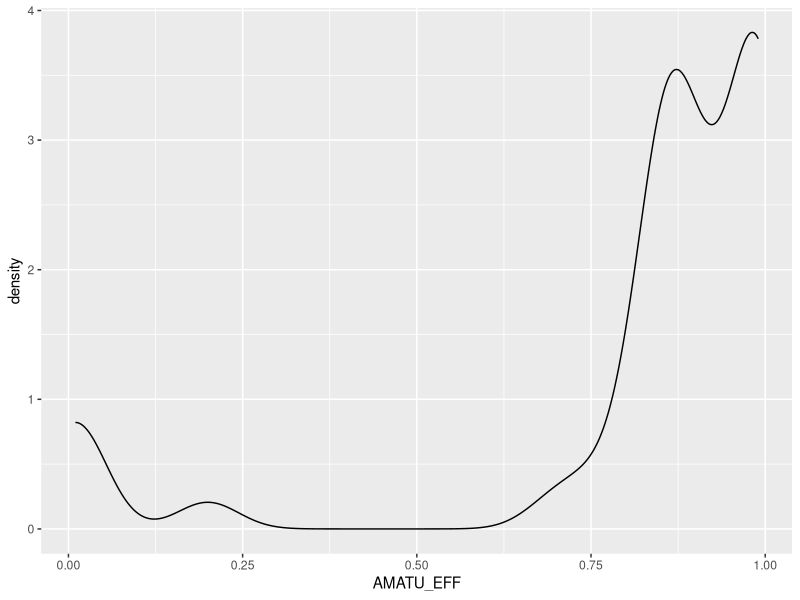
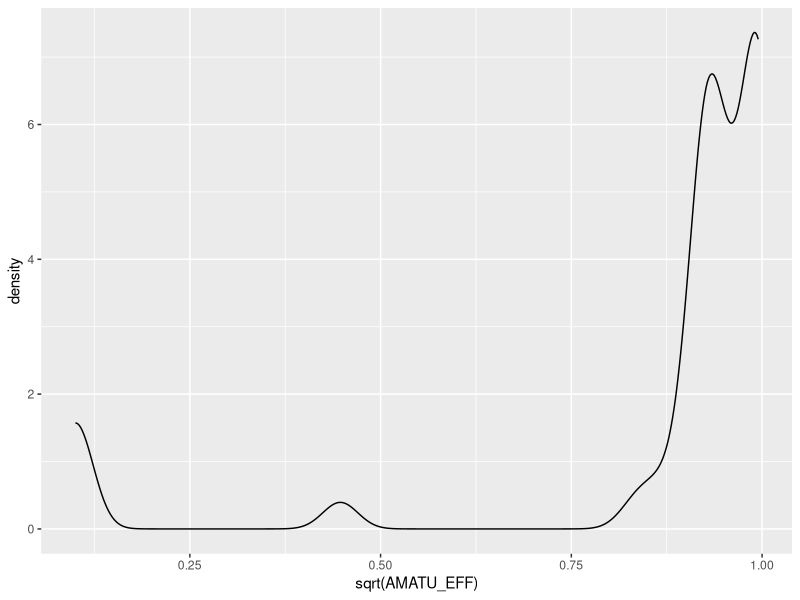
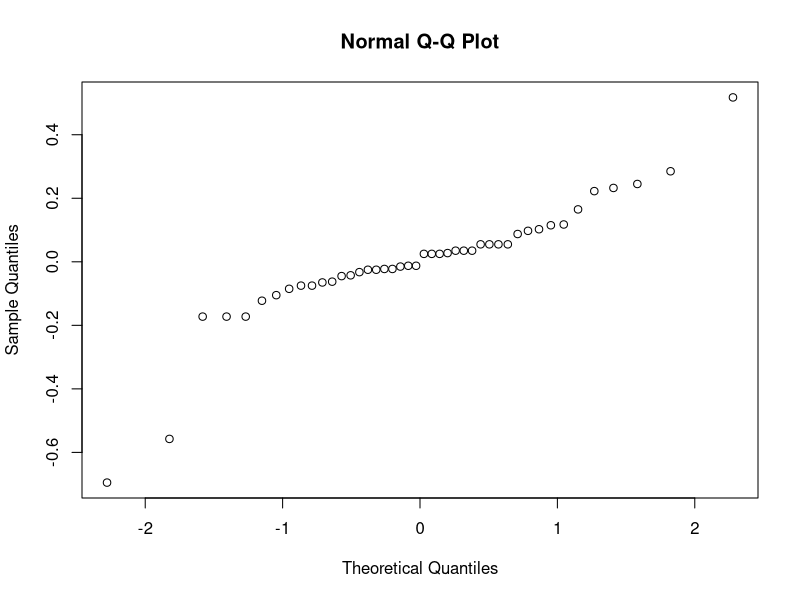
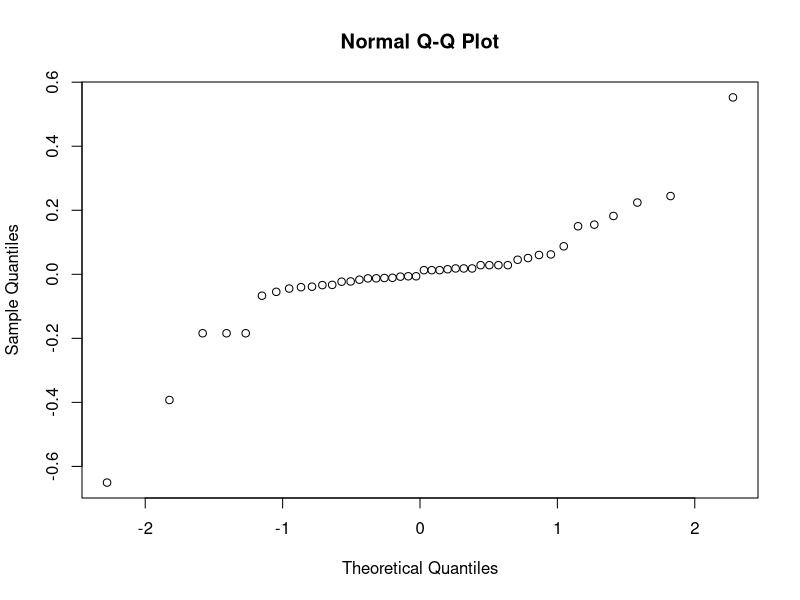
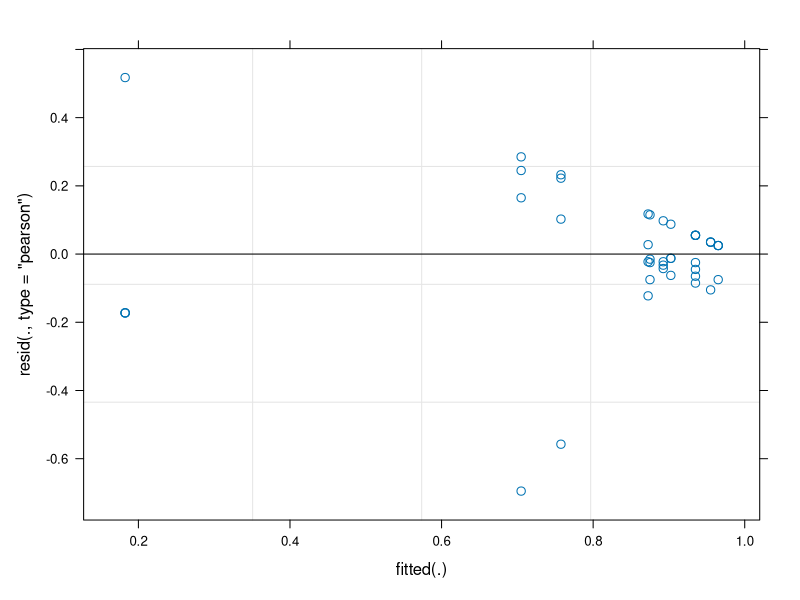
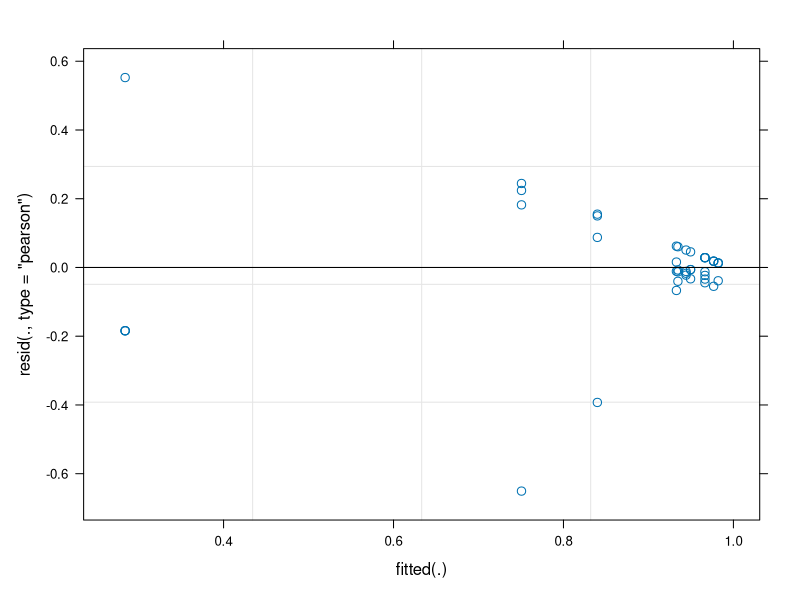

R code for these plots, in order: (Note: this script raises an error after producing the figures.)
## ---- chunk 1
library(car)
library(ggplot2)
library(emmeans)
library(lme4)
library(lmerTest)
library(tidyverse)
library(glmmTMB)
library(multcomp)
library(multcompView)
## ---- chunk 2
getwd()
data1= read.csv(file="ShawnoHerb.csv")
str(data1)
## ---- chunk 3
data1= data1 %>%
  mutate(Rep = as.factor(Rep),
         Treatment = as.factor(Treatment),
         AMATU_Count= (AMATU_1 + AMATU_2)*2,#converted to 1m^2
         AMATU_EFF= round(AMATU_EFF/100,2),
         AMATU_EFF= case_when(
           AMATU_EFF == 1.00 ~ 0.99,
           AMATU_EFF == 0.00 ~ 0.01,
           TRUE ~ AMATU_EFF),
         CHEAL_EFF= round(CHEAL_EFF/100,2),
         CHEAL_EFF= case_when(
           CHEAL_EFF == 1.00 ~ 0.99,
           CHEAL_EFF == 0.00 ~ 0.01,
           TRUE ~ CHEAL_EFF))

data2= data1 %>%
  filter(!Herb == "Nontreated")
## ---- chunk 4
ggplot(data2, aes(x= AMATU_EFF))+
  geom_density()

ggplot(data2, aes(x= sqrt(AMATU_EFF)))+
  geom_density()

AMATU_EFF.1= lmer(AMATU_EFF ~ Herb + (1|Rep), data= data2)
AMATU_EFF.2= lmer(sqrt(AMATU_EFF) ~ Herb + (1|Rep), data= data2)
AMATU_EFF.3= lmer(sqrt(AMATU_EFF) ~ Herb + (1|Rep), data= data2)

qqnorm(resid(AMATU_EFF.1))
qqnorm(resid(AMATU_EFF.2))

plot(AMATU_EFF.1)
plot(AMATU_EFF.2)
## ---- chunk 5
AMATU_EFF= glmmTMB(AMATU_EFF ~ Herb + (1|Rep), beta_family(link = "logit"), data= data1)


glmmTMB:::Anova.glmmTMB(AMATU_EFF)
#Herbicide significant

summary(AMATU_EFF)
## ---- chunk 6
AMATU_EFF_means= emmeans(AMATU_EFF, ~ Herb, contr="pairwise", type= "response", adjust="none", alpha= 0.05)

AMATU_EFF_cld <- cld(AMATU_EFF_means$emmean, alpha=0.05, Letters=letters, adjust="none", sort=TRUE, reverse=TRUE)
## ---- chunk 7
AMATU_EFF_Fig= ggplot(AMATU_EFF_cld, aes(x= Herb, y= response*100, color= Herb))+
  geom_point(size= 4) +
  geom_text(aes(label= .group), nudge_y = 20, size =7) +
  geom_errorbar(aes(ymin= lower.CL*100, ymax= upper.CL*100, width= 0.4))+
  geom_jitter(data= data1, mapping= aes(y=AMATU_EFF*100), alpha=0.2) +
  theme(legend.position = "none",
        plot.title = element_text(size= 25),
        axis.text.x = element_text(size = 20),
        axis.text.y = element_text(size = 20),
        axis.title.x = element_text(size = 25),
        axis.title.y = element_text(size = 25)) +
  coord_flip() +
  scale_y_continuous("% Control", breaks= c(0,20,40,60,80,100), limits= c(0,110)) + 
  scale_x_discrete(limits= c("Zidua","Warrant","Valor SX","Tricor DF","Spartan","Pursuit","Outlook","Fierce","Dual II Magnum","Broadaxe XC","Authority Assist", "Nontreated")) +
  labs(title = "Waterhemp Efficacy - 50 DAT", x = "PRE Herbicide", y =  "% Control")

AMATU_EFF_Fig 

## ---- chunk 8
CHEAL_EFF= glmmTMB(CHEAL_EFF ~ Herb + (1|Rep), beta_family(link = "logit") ,data= data1)

glmmTMB:::Anova.glmmTMB(CHEAL_EFF)
#Herbicide significant

summary(CHEAL_EFF)
## ---- chunk 9
CHEAL_EFF_means= emmeans(CHEAL_EFF, ~ Herb, contr="pairwise", type= "response", adjust="none", alpha= 0.05)

CHEAL_EFF_cld <- cld(CHEAL_EFF_means$emmean, alpha=0.05, Letters=letters, adjust="none", sort=TRUE, reverse=TRUE)
## ---- chunk 10
CHEAL_EFF_Fig= ggplot(CHEAL_EFF_cld, aes(x= Herb, y= response*100, color= Herb))+
  geom_point(size= 4) +
  geom_text(aes(label= .group), nudge_y = 25, size =7) +
  geom_errorbar(aes(ymin= lower.CL*100, ymax= upper.CL*100, width= 0.4))+
  geom_jitter(data= data1, mapping= aes(y=CHEAL_EFF*100), alpha=0.2) +
  theme(legend.position = "none",
        plot.title = element_text(size= 25),
        axis.text.x = element_text(size = 20),
        axis.text.y = element_text(size = 20),
        axis.title.x = element_text(size = 25),
        axis.title.y = element_text(size = 25)) +
  coord_flip() +
  scale_y_continuous("% Control", breaks= c(0,20,40,60,80,100), limits= c(0,120)) + 
  scale_x_discrete(limits= c("Zidua","Warrant","Valor SX","Tricor DF","Spartan","Pursuit","Outlook","Fierce","Dual II Magnum","Broadaxe XC","Authority Assist", "Nontreated")) +
  labs(title = "Lambsquarters Efficacy - 50 DAT", x = "PRE Herbicide", y =  "% Control")

CHEAL_EFF_Fig 
## ---- chunk 11
ggplot(data1, aes(x= AMATU_Count))+
  geom_density()
## ---- chunk 12
AMATU_Count= lmer(AMATU_Count ~ Herb + (1|Rep), data = data1)

qqnorm(resid(AMATU_Count))
plot(AMATU_Count)

#Sqrt transformation
AMATU_Count1= lmer(sqrt(AMATU_Count) ~ Herb + (1|Rep), data= data1)

qqnorm(resid(AMATU_Count1))
plot(AMATU_Count1)
#assumptions for normality and homogenous variance of residuals better met

anova(AMATU_Count1)

#Poisson distribution
AMATU_Count2= glmmTMB(AMATU_Count~ Herb + (1|Rep), data = data1, family = poisson(link="log"))

glmmTMB:::Anova.glmmTMB(AMATU_Count2)

## ---- chunk 13
AMATU_Count_means= emmeans(AMATU_Count1, ~ Herb, contr="pairwise", type= "response", adjust="none", alpha= 0.05)

AMATU_Count_cld <- cld(AMATU_Count_means$emmean, alpha=0.05, Letters=letters, adjust="none", sort=TRUE, reverse=TRUE)
## ---- chunk 14

## ---- chunk 15
